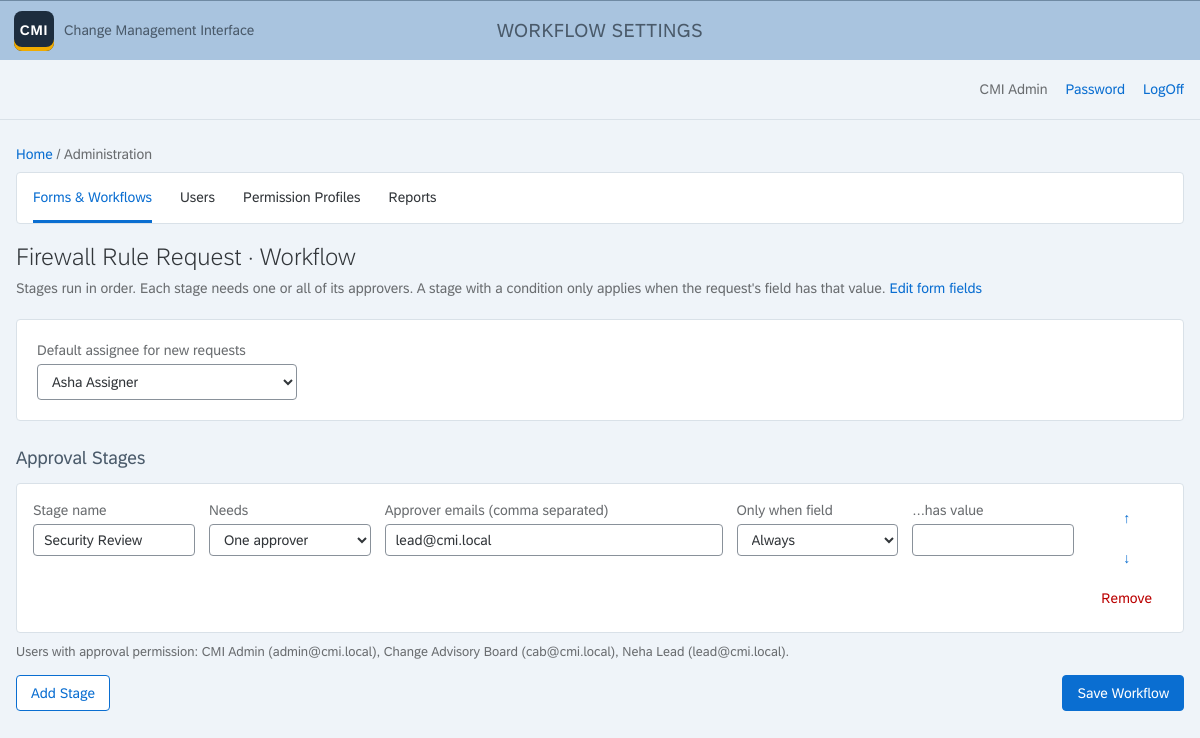
The page /admin/forms/2/workflow (signed in) on the database its author committed.
### models.py (models this page shows, shortened)
class User(db.Model):
    id = db.Column(db.Integer, primary_key=True)
    email = db.Column(db.String(255), unique=True, nullable=False)
    name = db.Column(db.String(120), nullable=False)
    is_core = db.Column(db.Boolean, default=False, nullable=False)
    password_hash = db.Column(db.String(255))
    active = db.Column(db.Boolean, default=True, nullable=False)
    failed_logins = db.Column(db.Integer, default=0, nullable=False)
    locked_until = db.Column(db.DateTime)
    created_at = db.Column(db.DateTime, default=utcnow, nullable=False)
    deleted_at = db.Column(db.DateTime)  # soft delete: hidden everywhere; restore by clearing it (and setting active) in the DB
    profiles = db.relationship("PermissionProfile", secondary="user_profile", back_populates="users")
    def can(self, perm):
        return any(perm in p.permissions for p in self.profiles)

class Form(db.Model):
    id = db.Column(db.Integer, primary_key=True)
    key = db.Column(db.String(60), unique=True, nullable=False)
    name = db.Column(db.String(120), nullable=False)
    description = db.Column(db.String(255), default="", nullable=False)
    draft = db.Column(db.JSON, default=lambda: {"fields": []}, nullable=False)  # edited freely, published as a version
    archived = db.Column(db.Boolean, default=False, nullable=False)
    workflow = db.Column(db.JSON, default=list, nullable=False)
    default_assignee_id = db.Column(db.ForeignKey("user.id"))
    deleted_at = db.Column(db.DateTime)  # soft delete: hidden everywhere; restore by clearing it in the DB
    versions = db.relationship("FormVersion", order_by="FormVersion.version", back_populates="form")
    @classmethod
    def live(cls):
        return cls.query.filter(cls.deleted_at.is_(None))
    default_assignee = db.relationship("User")

### admin.py (the view)
@bp.route("/forms/<int:fid>/workflow", methods=["GET", "POST"])
def form_workflow(fid):
    need("form.publish")
    form = Form.live().filter_by(id=fid).first_or_404()
    schema_fields = {f["id"]: f for v in [*form.versions, None] for f in (v.schema if v else form.draft)["fields"]
                     if f["type"] not in ("file", "image", "section")}
    approvers = [u for u in User.query.filter_by(active=True).order_by(User.name) if u.can("ticket.approve")]
    core_users = User.query.filter_by(is_core=True, active=True).order_by(User.name).all()
    if request.method == "POST":
        by_email = {u.email: u for u in approvers}
        cols = {k: request.form.getlist("s_" + k) for k in ("name", "mode", "approvers", "cond_field", "cond_value")}
        stages, errors = [], []
        for i in range(len(cols["name"])):
            v = {k: cols[k][i].strip() for k in cols}
            emails = [e.lower() for e in re.split(r"[,\s;]+", v["approvers"]) if e]
            unknown = [e for e in emails if e not in by_email]
            if not v["name"]:
                errors.append(f"Stage {i + 1}: name is required.")
            if not emails or unknown:
                errors.append(f"Stage {i + 1}: approvers must be active users with approval permission"
                              + (f" (not: {', '.join(unknown)})." if unknown else "."))
            if v["cond_field"] and (v["cond_field"] not in schema_fields or not v["cond_value"]):
                errors.append(f"Stage {i + 1}: condition needs a form field and a value.")
            stages.append({"name": v["name"][:120], "mode": "all" if v["mode"] == "all" else "any",
                           "approvers": list(dict.fromkeys(by_email[e].id for e in emails if e in by_email)),
                           "condition": {"field": v["cond_field"], "equals": v["cond_value"]} if v["cond_field"] else None})
        da = request.form.get("default_assignee_id", type=int)
        if da and da not in {u.id for u in core_users}:
            errors.append("Default assignee must be an active core user.")
        if errors:
            for e in errors:
                flash(e, "error")
        else:
            form.workflow, form.default_assignee_id = stages, da
            db.session.commit()
            flash("Workflow saved. It applies to requests submitted for approval from now on.", "success")
            return redirect(url_for("admin.form_workflow", fid=form.id))
    else:
        stages = form.workflow
    names = {u.id: u.email for u in User.query}
    return render_template("admin_workflow.html", form=form, stages=stages, schema_fields=schema_fields,
                           approvers=approvers, core_users=core_users, names=names)

### app.py (called while the page is built)
@app.before_request
def guard():
    if request.method == "POST":
        token = session.get("_csrf")
        if not token or not secrets.compare_digest(request.form.get("_csrf", ""), token):
            abort(400, "Form expired. Reload the page and try again.")
    g.user = db.session.get(User, session["uid"]) if "uid" in session else None
    if g.user and not g.user.active:
        session.clear()
        g.user = None
    if not g.user and request.endpoint not in PUBLIC_ENDPOINTS:
        return redirect(url_for("login"))

@app.after_request
def security_headers(resp):
    resp.headers.setdefault("Content-Security-Policy", "default-src 'self'; style-src 'self' 'unsafe-inline'; "
                            "img-src 'self' data:; frame-ancestors 'none'; form-action 'self'")
    resp.headers.setdefault("X-Content-Type-Options", "nosniff")
    resp.headers.setdefault("Referrer-Policy", "same-origin")
    return resp

@app.context_processor
def template_globals():
    if "_csrf" not in session:
        session["_csrf"] = secrets.token_urlsafe(32)
    return dict(csrf=session["_csrf"])

### core.py (called while the page is built)
def need(perm):
    if not g.user.can(perm):
        abort(403)

### templates/admin_workflow.html (shortened to what this page needs)
{% extends "base.html" %}
{% block shell %}Workflow Settings{% endblock %}
{% macro stage(s) %}
<div class="row panel builder-row">
  <div class="builder-grid">
    <div><label>Stage name</label><input name="s_name" value="{{ s.name }}" maxlength="120"></div>
    <div><label>Needs</label><select name="s_mode"><option value="any">One approver</option><option value="all" {% if s.mode == 'all' %}selected{% endif %}>All approvers</option></select></div>
    <div class="wide"><label>Approver emails (comma separated)</label><input name="s_approvers" value="{% for a in s.approvers %}{{ names.get(a, '') }}{{ ', ' if not loop.last }}{% endfor %}" list="approver-emails"></div>
    <div><label>Only when field</label><select name="s_cond_field"><option value="">Always</option>
      {% for fid, f in schema_fields.items() %}<option value="{{ fid }}" {% if s.condition and s.condition.field == fid %}selected{% endif %}>{{ f.label }}</option>{% endfor %}</select></div>
    <div><label>…has value</label><input name="s_cond_value" value="{{ s.condition.equals if s.condition else '' }}"></div>
  </div>
  <div class="row-actions">
    <button class="btn transparent" data-act="up" aria-label="Move up">↑</button>
    <button class="btn transparent" data-act="down" aria-label="Move down">↓</button>
    <button class="btn transparent reject" data-act="del">Remove</button>
  </div>
</div>
{% endmacro %}
{% block body %}
<main class="page">
  {% include "_admin_nav.html" %}
  <h1 class="title">{{ form.name }} · Workflow</h1>
  <p class="subtitle">Stages run in order. Each stage needs one or all of its approvers. A stage with a condition only applies when the request's field has that value. <a href="{{ url_for('admin.form_edit', fid=form.id) }}">Edit form fields</a></p>
  <form method="post" data-rows>
    <div class="panel pad inline-form">
      <div><label for="da">Default assignee for new requests</label>
        <select id="da" name="default_assignee_id"><option value="">None</option>
          {% for u in core_users %}<option value="{{ u.id }}" {% if u.id == form.default_assignee_id %}selected{% endif %}>{{ u.name }}</option>{% endfor %}</select></div>
    </div>
    <h2 class="section-title">Approval Stages</h2>
    <div class="rows">{% for s in stages %}{{ stage(s) }}{% endfor %}</div>
    <p class="hint">Users with approval permission: {% for u in approvers %}{{ u.name }} ({{ u.email }}){{ ', ' if not loop.last }}{% else %}none — give someone the Approver profile first{% endfor %}.</p>
    <div class="actions">
      <button class="btn" data-act="add">Add Stage</button>
      <span class="grow"></span>
      <button class="btn emph" type="submit">Save Workflow</button>
    </div>
  </form>
</main>
{% endblock %}

### templates/base.html (shortened to what this page needs)
<!doctype html>
<html lang="en">
<head>
<link rel="stylesheet" href="{{ url_for('static', filename='fiori.css') }}">
</head>
<body>
<header class="shell">
  <a class="logo" href="{{ url_for('home') }}"><b>CMI</b><span>Change Management Interface</span></a>
  <span class="shell-title">{% block shell %}{% endblock %}</span>
</header>
{% if g.user %}
<div class="subbar">
  <span class="user">{{ g.user.name }}</span>
  {% if g.user.is_core %}<a href="{{ url_for('account') }}">Password</a>{% endif %}
  <a href="{{ url_for('logout') }}">LogOff</a>
</div>
{% endif %}
{% block body %}{% endblock %}
</body>
</html>

### static/fiori.css (style rules this page uses)
:root { --shell: #a9c4df; --shell-text: #4a5a6a; --page: #eff4f9; --surface: #fff; --border: #d9e1e8; --rule: #c4cbd2; --text: #32363a; --muted: #6a6d70; --link: #0a6ed1; --brand: #0a6ed1; --brand-hover: #085caf; --positive: #107e3e; --negative: #bb0000; --critical: #e9730c; --info: #0a6ed1; --neutral: #6a6d70; }
* { box-sizing: border-box; }
body { margin: 0; font: 400 14px/1.45 "72", "72full", Arial, Helvetica, sans-serif; color: var(--text); background: var(--page); }
a { color: var(--link); text-decoration: none; }
.shell { height: 60px; display: grid; grid-template-columns: 1fr auto 1fr; align-items: center; padding: 0 14px; background: var(--shell); border-top: 1px solid #6f8aa3; }
.shell-title { color: var(--shell-text); font-size: 19px; letter-spacing: .02em; text-transform: uppercase; }
.logo { justify-self: start; display: inline-flex; align-items: center; gap: 10px; color: var(--shell-text); font-size: 14px; }
.logo b { display: grid; place-items: center; width: 40px; height: 40px; border-radius: 8px; background: #1d2d3e; color: #fff; font-size: 14px; letter-spacing: .06em; box-shadow: inset 0 -4px 0 #f0ab00; }
.subbar { height: 60px; display: flex; justify-content: flex-end; align-items: center; gap: 18px; padding: 0 16px; border-bottom: 1px solid var(--border); }
.subbar .user { color: var(--muted); }
.page { padding: 24px 16px 96px; }
.title { font-size: 24px; font-weight: 300; margin: 0 0 4px; }
.subtitle { color: var(--muted); margin: 0 0 20px; }
.panel { background: var(--surface); border: 1px solid var(--border); border-radius: 4px; }
.btn { font: inherit; height: 36px; padding: 0 14px; border-radius: 4px; cursor: pointer; border: 1px solid var(--brand); background: var(--surface); color: var(--brand); }
.btn.emph { background: var(--brand); color: #fff; }
.btn.reject { border-color: var(--negative); color: var(--negative); }
.btn.transparent { border-color: transparent; }
label { display: block; color: var(--muted); font-size: 14px; margin-bottom: 4px; }
input, select, textarea { font: inherit; color: var(--text); width: 100%; height: 36px; padding: 0 10px; border: 1px solid #89919a; border-radius: 4px; background: var(--surface); }
.hint { color: var(--muted); font-size: 13px; margin-top: 10px; }
.pad { padding: 20px; }
.actions { display: flex; gap: 8px; justify-content: flex-end; margin-top: 8px; }
.grow { flex: 1 1 auto; }
.inline-form { display: flex; flex-wrap: wrap; gap: 12px 16px; align-items: end; }
.inline-form > div { flex: 0 1 260px; }
.section-title { font-size: 18px; font-weight: 400; margin: 24px 0 12px; color: var(--shell-text); }
.builder-row { display: flex; gap: 12px; padding: 16px; margin-bottom: 10px; }
.builder-grid { flex: 1; display: grid; grid-template-columns: repeat(auto-fill, minmax(150px, 1fr)); gap: 10px 14px; }
.builder-grid .wide { grid-column: span 2; }
.builder-grid input, .builder-grid select { height: 32px; }
.row-actions { display: flex; flex-direction: column; gap: 4px; }

### rows shown on the page
User: user.name "CMI Admin", name "CMI Admin", email "admin@cmi.local", last ","
Form: name "Firewall Rule Request", default_assignee_id "Asha Assigner"
User: s_approvers "lead@cmi.local", name "Neha Lead", email "lead@cmi.local"
User: name "Change Advisory Board", email "cab@cmi.local", last ","
